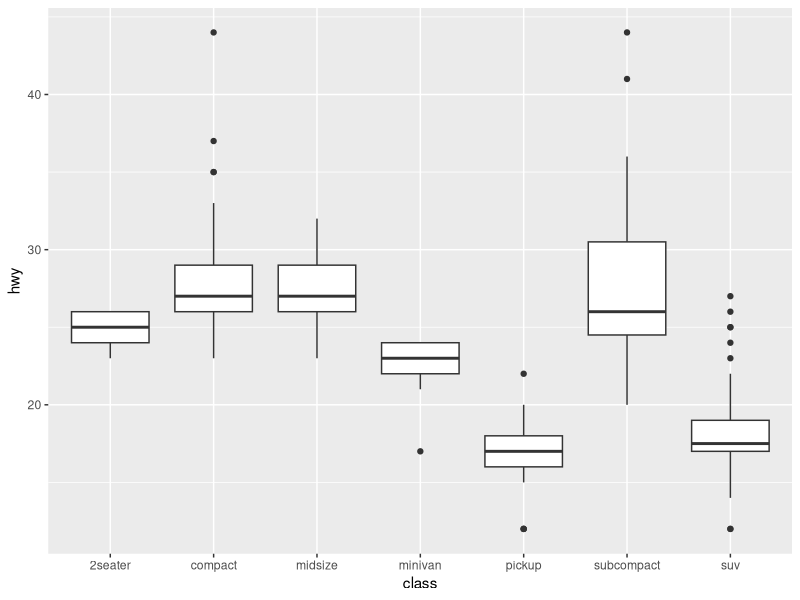
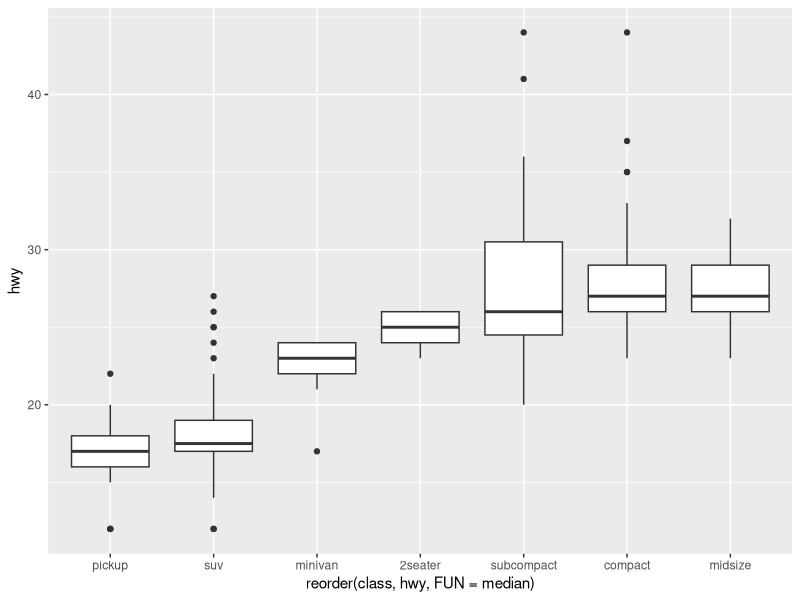
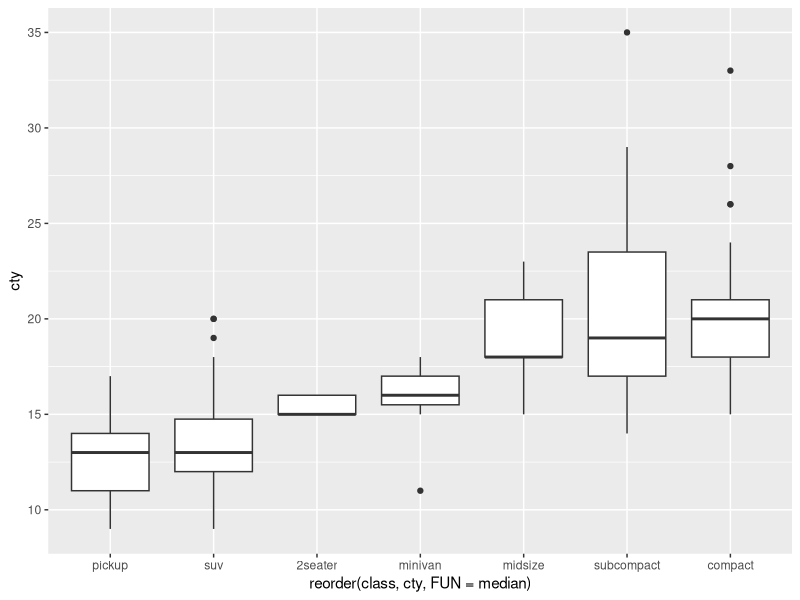
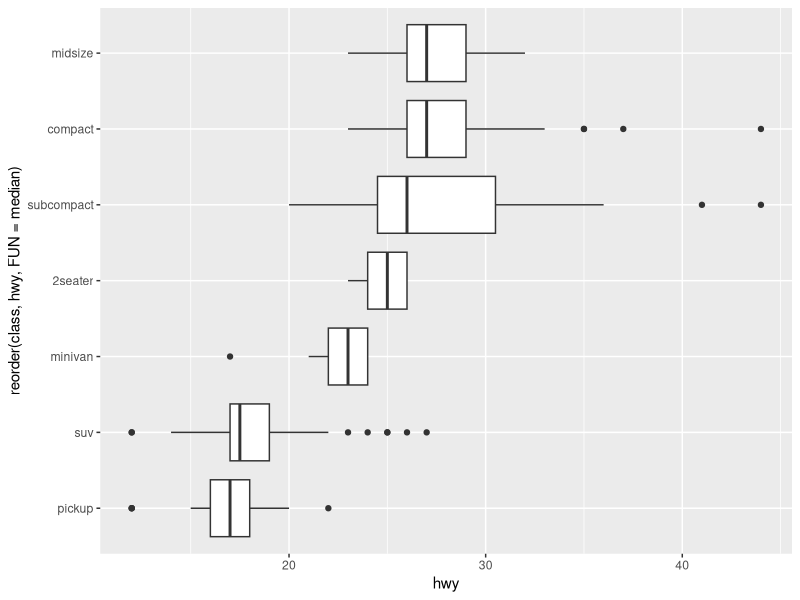
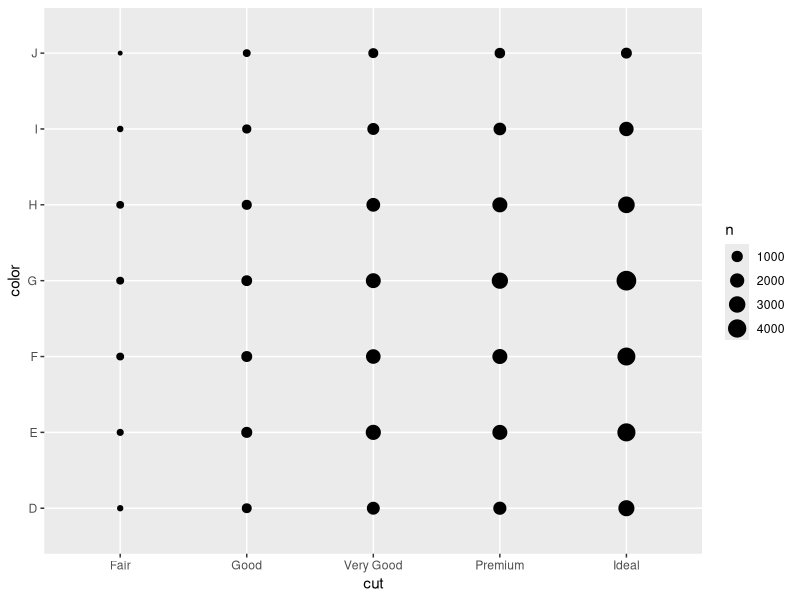
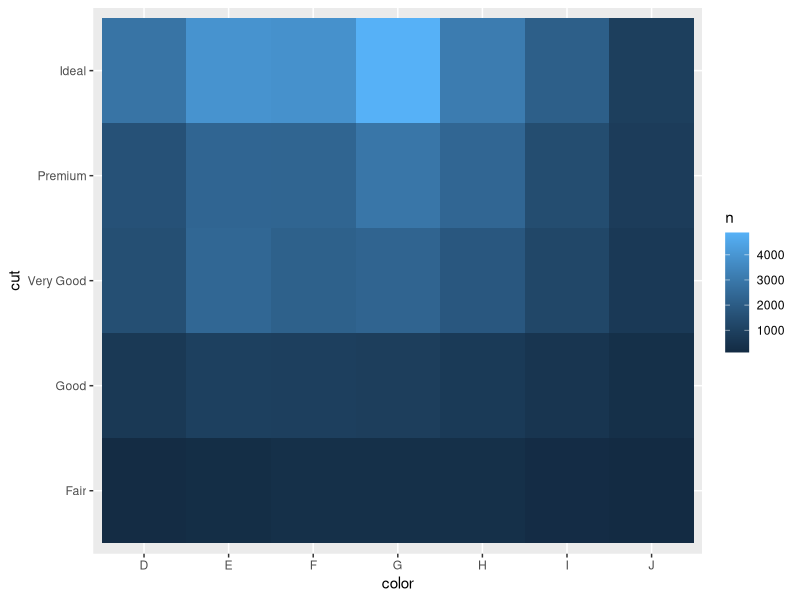
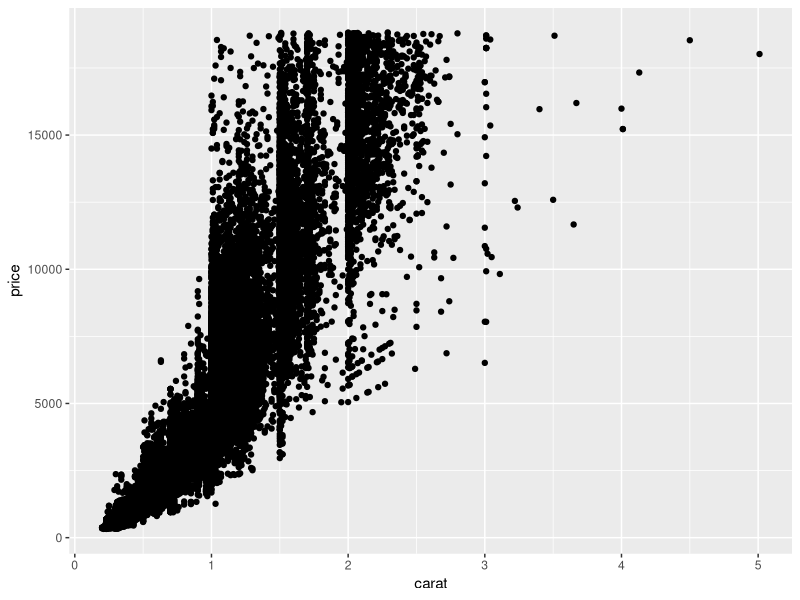
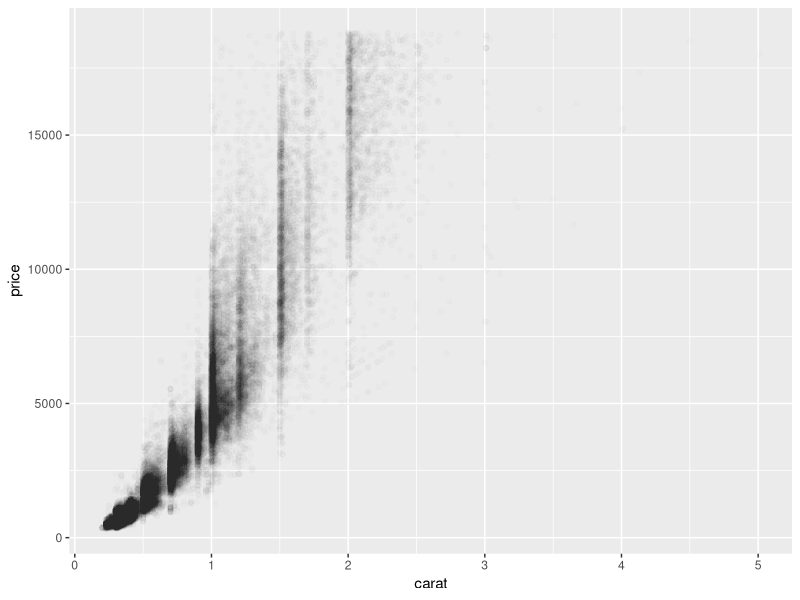

R code for these plots, in order:
#Handout 8 - 4 Feb 2026
#Exploratory data analysis, cont.

#Load libraries
library(tidyverse)
library(ggplot2)

ggplot(data= mpg, mapping= aes(x= class, y= hwy)) + geom_boxplot() #class being ordered alph. by default

#let's make it by value instead
ggplot(data= mpg) + 
  geom_boxplot(
    mapping=aes(
      x= reorder(class, hwy, FUN= median), 
      y= hwy)) #this is much easier to read

ggplot(data= mpg) + 
  geom_boxplot(
    mapping=aes(
      x= reorder(class, cty, FUN= median), 
      y= cty)) #trying by city

ggplot(data= mpg) + 
  geom_boxplot(
    mapping=aes(
      x= reorder(class, hwy, FUN= median), 
      y= hwy)) + coord_flip() #flipping coordinates

#Relationships between two CATEGORICAL variables with geom_count
ggplot(data = diamonds) + 
  geom_count(mapping = aes(x=cut, y=color)) 

diamonds %>% 
  count(color, cut) %>%
  ggplot(mapping= aes(x=color, y= cut)) + 
  geom_tile(mapping= aes(fill= n)) #creates a tile/heat map thing

#Relationships between two CONTINUOUS variables
ggplot(data= diamonds) + 
  geom_point(mapping= aes(x= carat, y= price))

ggplot(data= diamonds) + 
  geom_point(mapping= aes(x= carat, y= price), 
             alpha= 1/100)

ggplot(data= diamonds) +
  geom_bin2d(mapping = aes(x= carat, y= price))

library(hexbin)

ggplot(data= diamonds) + 
  geom_hex(mapping= aes(x= carat, y= price))

ggplot(diamonds, mapping = aes(x= carat, y= price)) + 
  geom_boxplot(mapping = aes(group= 
                               cut_width(carat, 0.25)))

ggplot(diamonds, mapping = aes(x= carat, y= price)) + 
  geom_boxplot(mapping = aes(group= 
                               cut_width(carat, 0.1)), varwidth = TRUE)

ggplot(data = diamonds, mapping = aes(x= carat, y= price)) +
  geom_boxplot(mapping= aes(group=
                              cut_number(carat, 20)))

## Eruptions data ##
ggplot(data= faithful) +
  geom_point(mapping = aes(x= eruptions, y= waiting))

names(faithful)

### Modeling ###
mod <- lm(log(price) ~ log(carat), data = diamonds)

library(modelr)

diamonds2 <-  diamonds %>% 
  add_residuals(mod) %>%
  mutate(resid= exp(resid))

ggplot(data= diamonds2) + 
  geom_point(mapping = aes(x= carat, y= resid))

ggplot(data= diamonds2) + 
  geom_boxplot(mapping= aes(x=cut, y=resid))

### Short an long form coding with ggplot ###
#long form
ggplot(data= faithful, mapping= aes(x= eruptions)) +
  geom_freqpoly(binwidth= 0.25)

#short form
ggplot(faithful, aes(eruptions)) +
  geom_freqpoly(binwidth= 0.25)

### Short form code with the pipe ###
diamonds %>% count(cut, clarity) %>%
  ggplot(aes(clarity, cut, fill= n)) +
  geom_tile()

########## End code ##########